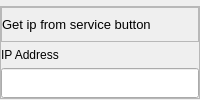
              <widget class="QWidget" name="page_ip">
               <property name="sizePolicy">
                <sizepolicy hsizetype="Preferred" vsizetype="MinimumExpanding">
                 <horstretch>0</horstretch>
                 <verstretch>0</verstretch>
                </sizepolicy>
               </property>
               <layout class="QVBoxLayout" name="verticalLayout_6">
                <property name="leftMargin">
                 <number>0</number>
                </property>
                <property name="topMargin">
                 <number>6</number>
                </property>
                <property name="rightMargin">
                 <number>0</number>
                </property>
                <property name="bottomMargin">
                 <number>0</number>
                </property>
                <item alignment="Qt::AlignTop">
                 <widget class="QFrame" name="page_ip_Frame">
                  <property name="frameShape">
                   <enum>QFrame::StyledPanel</enum>
                  </property>
                  <property name="frameShadow">
                   <enum>QFrame::Raised</enum>
                  </property>
                  <layout class="QVBoxLayout" name="verticalLayout_14">
                   <property name="spacing">
                    <number>6</number>
                   </property>
                   <property name="leftMargin">
                    <number>0</number>
                   </property>
                   <property name="topMargin">
                    <number>0</number>
                   </property>
                   <property name="rightMargin">
                    <number>0</number>
                   </property>
                   <property name="bottomMargin">
                    <number>0</number>
                   </property>
                   <item>
                    <widget class="QFrame" name="ipAdressesFrame">
                     <property name="frameShape">
                      <enum>QFrame::StyledPanel</enum>
                     </property>
                     <property name="frameShadow">
                      <enum>QFrame::Raised</enum>
                     </property>
                     <layout class="QHBoxLayout" name="horizontalLayout_11">
                      <property name="leftMargin">
                       <number>0</number>
                      </property>
                      <item>
                       <widget class="QLabel" name="ipAdessesLabel">
                        <property name="font">
                         <font>
                          <pointsize>10</pointsize>
                         </font>
                        </property>
                        <property name="text">
                         <string>Get ip from service button</string>
                        </property>
                       </widget>
                      </item>
                      <item>
                       <widget class="QLabel" name="ipArdessesHintLabel">
                        <property name="minimumSize">
                         <size>
                          <width>15</width>
                          <height>15</height>
                         </size>
                        </property>
                        <property name="maximumSize">
                         <size>
                          <width>15</width>
                          <height>15</height>
                         </size>
                        </property>
                        <property name="toolTip">
                         <string>&lt;html&gt;&lt;head/&gt;&lt;body&gt;&lt;p&gt;&lt;span style=&quot; font-size:10pt;&quot;&gt;The switch activates the function of setting the IP address for the device by pressing the service button.&lt;/span&gt;&lt;/p&gt;&lt;/body&gt;&lt;/html&gt;</string>
                        </property>
                        <property name="text">
                         <string/>
                        </property>
                        <property name="pixmap">
                         <pixmap resource="../resoursec.qrc">:/images/icons/question.png</pixmap>
                        </property>
                        <property name="scaledContents">
                         <bool>true</bool>
                        </property>
                       </widget>
                      </item>
                      <item>
                       <widget class="AqSwitchBtn" name="AqSwithBtnWidget" native="true"/>
                      </item>
                     </layout>
                    </widget>
                   </item>
                   <item>
                    <widget class="QLabel" name="ip_line_edit_label">
                     <property name="text">
                      <string>IP Address</string>
                     </property>
                    </widget>
                   </item>
                   <item>
                    <widget class="AqIpLineEdit" name="ip_line_edit">
                     <property name="minimumSize">
                      <size>
                       <width>0</width>
                       <height>30</height>
                      </size>
                     </property>
                     <property name="maximumSize">
                      <size>
                       <width>16777215</width>
                       <height>30</height>
                      </size>
                     </property>
                    </widget>
                   </item>
                  </layout>
                 </widget>
                </item>
               </layout>
              </widget>
